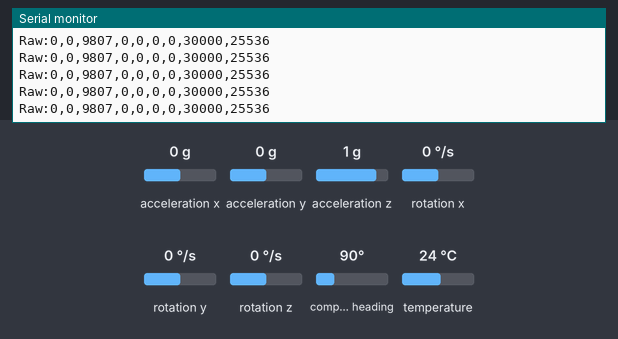
A sketch run on a simulated Arduino Mega 2560, built with avr-gcc and run on an emulated ATmega2560. Shown: the last lines printed to the serial monitor. The inputs (shaded band) are chosen by the test bench; at power-on: acceleration x 0 g, acceleration y 0 g, acceleration z 1 g, rotation x 0 °/s, rotation y 0 °/s, rotation z 0 °/s, compass heading 90°, temperature 24 °C.

Above: at 1.2 s.
1.3 s: acceleration x set to -1.4 g
At 1.37 s:
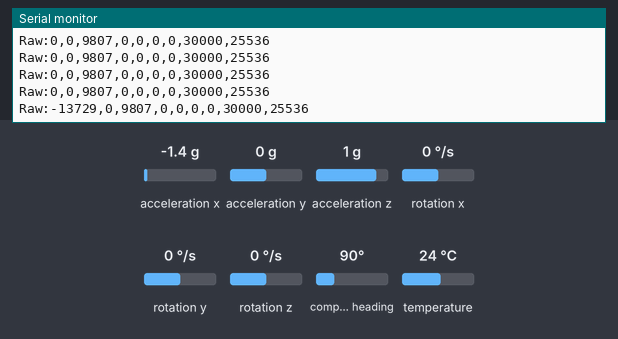
4.3 s: acceleration y set to -1.4 g
At 4.3 s:
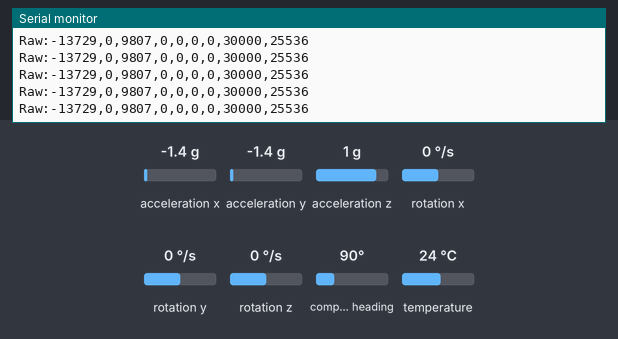
5.8 s: acceleration z set to 0 g
At 5.82 s:
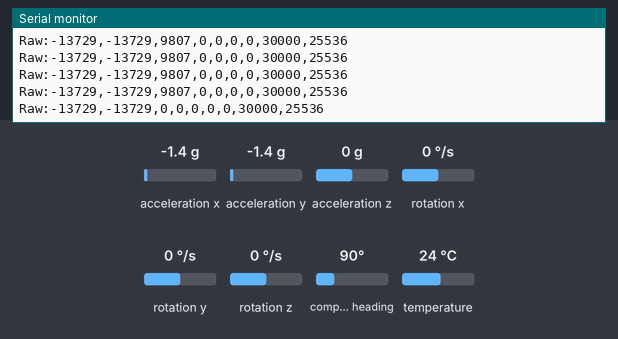
8.8 s: rotation x set to -192 °/s
At 8.81 s:
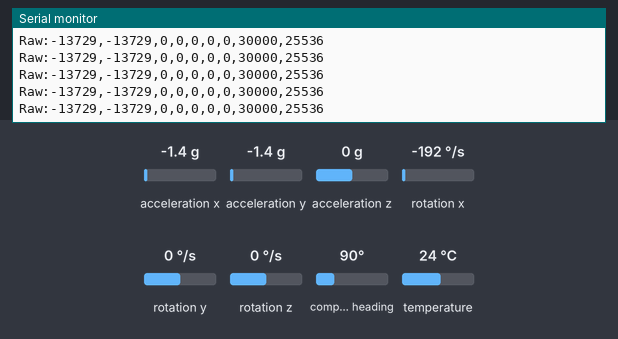
11.8 s: acceleration x set to -0.8 g
At 11.8 s:
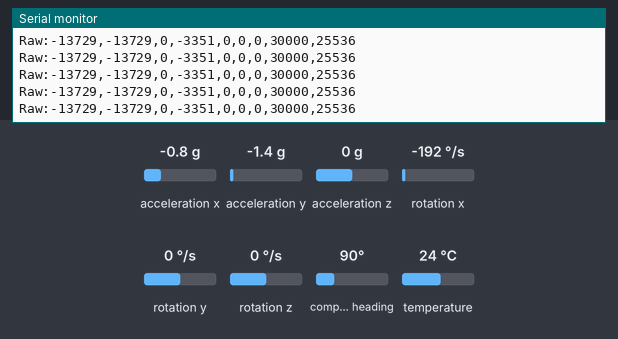
14.8 s: rotation y set to -192 °/s
At 14.8 s:
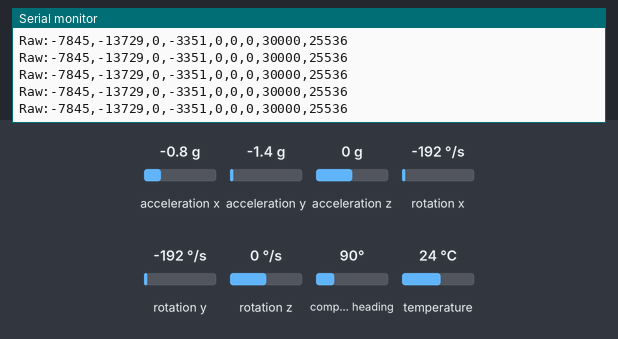
Timing chart, 0 to 17.8 s (numbered marks = the images above; inputs shaded):
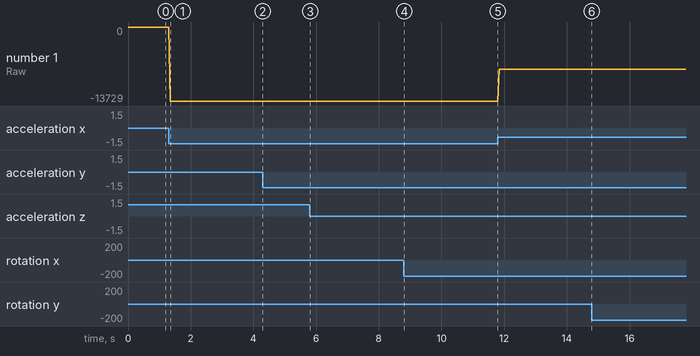

Measured:
- after the input at 1.3 s, the serial monitor: prints a new line after 0.05 s (image 1)
- after the input at 5.8 s, the serial monitor: prints a new line at once (image 3)
- plotted number 1: 0 → -13729 after the input at 1.3 s, -13729 → -7845 after the input at 11.8 s

The sketch:

calibrate-sensors.ino
```cpp
#include <Adafruit_LSM9DS1.h>
#include <Adafruit_Sensor.h>

// Pins 0 and 1 are used for Serial1 (GPS)
#define RFM95_INT 3 // already wired for us
#define RFM95_RST 4 // already wired for us
#define LED_DATA 5
#define RFM95_CS 8 // already wired for us
#define VBAT_PIN 9 // already wired for us  // A7
#define SDCARD_CS 10
#define LSM9DS1_CSAG 11
#define LSM9DS1_CSM 12
#define RED_LED 13  // already wired for us
#define SPI_MISO 22 // shared between Radio+Sensors+SD
#define SPI_MOSI 23 // shared between Radio+Sensors+SD
#define SPI_SCK 24  // shared between Radio+Sensors+SD

/* Sensors */

sensors_event_t accel, mag, gyro, temp;

Adafruit_LSM9DS1 lsm = Adafruit_LSM9DS1(LSM9DS1_CSAG, LSM9DS1_CSM);

void setupSensor() {
  pinMode(LSM9DS1_CSM, OUTPUT);
  pinMode(LSM9DS1_CSAG, OUTPUT);

  if(!lsm.begin()) {
    Serial.print(F("Ooops, no LSM9DS1 detected ... Check your wiring!"));
    while(1);
  }

  // TODO: tune these

  // Set the accelerometer range
  lsm.setupAccel(lsm.LSM9DS1_ACCELRANGE_2G);
  //lsm.setupAccel(lsm.LSM9DS1_ACCELRANGE_4G);
  //lsm.setupAccel(lsm.LSM9DS1_ACCELRANGE_8G);
  //lsm.setupAccel(lsm.LSM9DS1_ACCELRANGE_16G);

  // Set the magnetometer sensitivity
  lsm.setupMag(lsm.LSM9DS1_MAGGAIN_4GAUSS);
  //lsm.setupMag(lsm.LSM9DS1_MAGGAIN_8GAUSS);
  //lsm.setupMag(lsm.LSM9DS1_MAGGAIN_12GAUSS);
  //lsm.setupMag(lsm.LSM9DS1_MAGGAIN_16GAUSS);

  // Setup the gyroscope
  lsm.setupGyro(lsm.LSM9DS1_GYROSCALE_245DPS);
  //lsm.setupGyro(lsm.LSM9DS1_GYROSCALE_500DPS);
  //lsm.setupGyro(lsm.LSM9DS1_GYROSCALE_2000DPS);
}

void sensorReceive() {
  lsm.read();
  lsm.getEvent(&accel, &mag, &gyro, &temp);
}

/* Setup */

void setup() {
  // TODO: cut this into multiple functions
  Serial.begin(19200);
  while (!Serial) {  // TODO: remove this when done debugging otherwise it won't start without the usb plugged in
    delay(1);
  }

  // disable the radio
  pinMode(RFM95_CS, INPUT_PULLUP);

  setupSensor();
}

/* Loop */

void loop() {
  sensorReceive();

  // Print the sensor data
  // thanks to https://github.com/PaulStoffregen/MotionCal/issues/8
  // TODO: how are these scaled? 100, 900, 16?
  Serial.print("Raw:");
  Serial.print((int)round(accel.acceleration.x * 1000));
  Serial.print(',');
  Serial.print((int)round(accel.acceleration.y * 1000));
  Serial.print(',');
  Serial.print((int)round(accel.acceleration.z * 1000));
  Serial.print(',');
  Serial.print((int)round(gyro.gyro.x * 1000));
  Serial.print(',');
  Serial.print((int)round(gyro.gyro.y * 1000));
  Serial.print(',');
  Serial.print((int)round(gyro.gyro.z * 1000));
  Serial.print(',');
  Serial.print((int)round(mag.magnetic.x * 1000));
  Serial.print(',');
  Serial.print((int)round(mag.magnetic.y * 1000));
  Serial.print(',');
  Serial.print((int)round(mag.magnetic.z * 1000));
  Serial.println();

  delay(50);
}
```
